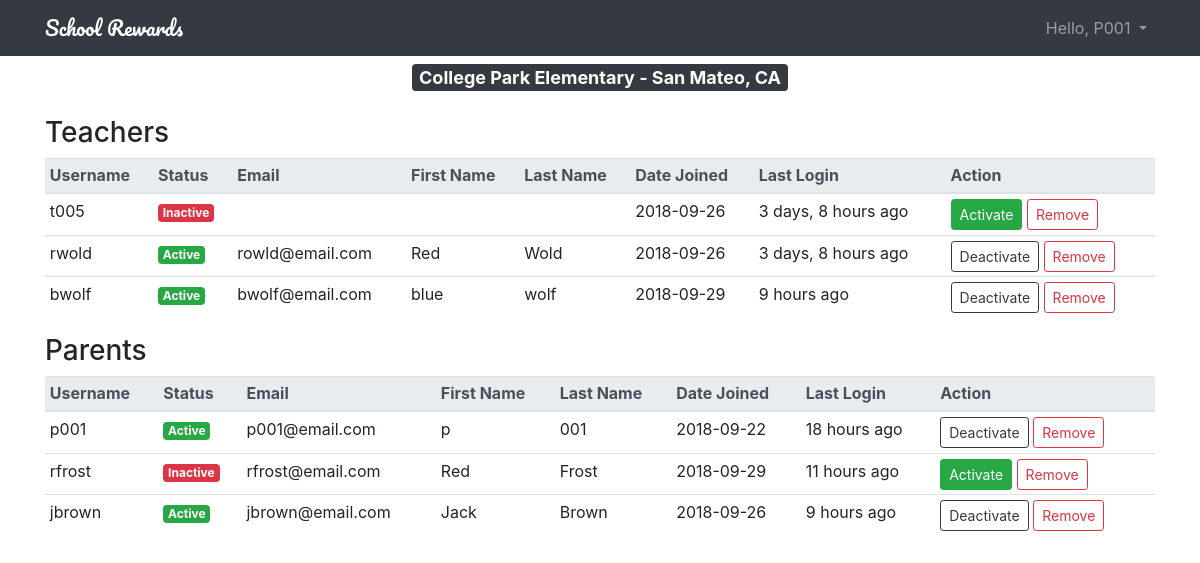
The page /settings/school/ (signed in) on the database its author committed.
### rewards/models.py (models this page shows, shortened)
class User(AbstractUser):
    is_parent = models.BooleanField(default=False)
    is_teacher = models.BooleanField(default=False)

class School(models.Model):
    name = models.CharField(max_length=64)
    street_address = models.CharField(max_length=100)
    city = models.CharField(max_length=64)
    state = models.CharField(max_length=25)
    zip_code = models.CharField(max_length=32)
    created_at = models.DateTimeField(auto_now_add=True)
    updated_at = models.DateTimeField(null=True)
    created_by = models.ForeignKey(User, related_name='schools', on_delete=models.CASCADE, null=True)
    updated_by = models.ForeignKey(User, related_name='+', on_delete=models.CASCADE, null=True)
    def __str__(self):
        return "%s - %s, %s" % (self.name, self.city, self.state)

class Teacher(models.Model):
    user = models.OneToOneField(User, related_name='teacher', on_delete=models.CASCADE, primary_key=True)
    school = models.ForeignKey(School, related_name='p_school', on_delete=models.CASCADE, null=True)
    is_school_admin = models.BooleanField(default=False)  # to indicate if teacher is school admin

class Parent(models.Model):
    user = models.OneToOneField(User, related_name='parent', on_delete=models.CASCADE, primary_key=True)
    school = models.ForeignKey(School, related_name='t_school', on_delete=models.CASCADE, null=True)

### accounts/views.py (the view)
# urls.py: path('settings/school/', accounts_views.my_school_view, name='my_school'),
@login_required
def my_school_view(request):
    try:
        if request.user.is_parent:
            school = request.user.parent.school
        else:
            school = request.user.teacher.school
    except ObjectDoesNotExist:
        school = None  # TODO: Admin should see tasks for all schools
    teachers = Teacher.objects.filter(school=school).filter(is_school_admin=False).order_by('user__last_login')
    parents = Parent.objects.filter(school=school).order_by('user__last_login')
    page = request.GET.get('page', 1)
    paginator = Paginator(teachers, 10)
    try:
        teachers = paginator.page(page)
    except PageNotAnInteger:
        teachers = paginator.page(1)
    except EmptyPage:
        teachers = paginator.page(paginator.num_pages)
    return render(request, 'my_school.html', {"school": school, "teachers": teachers,
                                              "parents": parents
                                              })
    pass

### templates/my_school.html (shortened to what this page needs)
{% extends 'base.html' %}
{% load humanize %}
{% block school %}
    {{school}}
{% endblock %}
{% block users %}
<h3 class="my-2">Teachers</h3>
    <table class="table table-hover table-sm bg-white">
        <thead class="thead thead-light">
        <tr>
            <th>Username</th>
            <th>Status</th>
            <th>Email</th>
            <th>First Name</th>
            <th>Last Name</th>
            <th>Date Joined</th>
            <th>Last Login</th>
            <th>Action</th>
        </tr>
        </thead>
        <tbody>
        {% for teacher in teachers %}
        <tr>
                <td>{{ teacher.user.username }}</td>
                <td>
                    {% if teacher.user.is_active %}
                        <span class="badge badge-success">Active</span>
                    {% else %}
                        <span class="badge badge-danger">Inactive</span>
                    {% endif %}
                </td>
                <td>{{ teacher.user.email }}</td>
                <td>{{ teacher.user.first_name }}</td>
                <td>{{ teacher.user.last_name }}</td>
                <td>{{ teacher.user.date_joined | date:'Y-m-d' }}</td>
                <td>{{ teacher.user.last_login | naturaltime }}</td>
                <td>
                    {% if teacher.user.is_active %}
                    <a href="{% url 'deactivate_user' teacher.user.pk %}" class="btn btn-outline-dark btn-sm" role="button">
                    Deactivate
                    </a>
                    <a href="{% url 'remove_user' teacher.user.pk %}" class="btn btn-outline-danger btn-sm" role="button" aria-pressed="true">
                    Remove
                    </a>
                    {% else %}
                    <a href="{% url 'activate_user' teacher.user.pk %}" class="btn btn-success btn-sm" role="button" aria-pressed="true">
                    Activate
                    </a>
                    <a href="{% url 'remove_user' teacher.user.pk %}" class="btn btn-outline-danger btn-sm" role="button" aria-pressed="true">
                    Remove
                    </a>
                    {% endif %}
                </td>
        </tr>
        {% endfor %}
        </tbody>
    </table>
<h3 class="my-2">Parents</h3>
    <table class="table table-hover table-sm bg-white">
    <thead class="thead thead-light">
        <tr>
            <th>Username</th>
            <th>Status</th>
            <th>Email</th>
            <th>First Name</th>
            <th>Last Name</th>
            <th>Date Joined</th>
            <th>Last Login</th>
            <th>Action</th>
        </tr>
        </thead>
        <tbody>
        {% for parent in parents %}
        <tr>
                <td>{{ parent.user.username }}</td>
                <td>
                    {% if parent.user.is_active %}
                        <span class="badge badge-success">Active</span>
                    {% else %}
                        <span class="badge badge-danger">Inactive</span>
                    {% endif %}
                </td>
                <td>{{ parent.user.email }}</td>
                <td>{{ parent.user.first_name }}</td>
                <td>{{ parent.user.last_name }}</td>
                <td>{{ parent.user.date_joined| date:'Y-m-d' }}</td>
                <td>{{ parent.user.last_login | naturaltime }}</td>
                <td>
                    {% if parent.user.is_active %}
                    <a href="{% url 'deactivate_user' parent.user.pk %}" class="btn btn-outline-dark btn-sm" role="button">
                    Deactivate
                    </a>
                    <a href="{% url 'remove_user' parent.user.pk %}" class="btn btn-outline-danger btn-sm" role="button" aria-pressed="true">
                    Remove
                    </a>
                    {% else %}
                    <a href="{% url 'activate_user' parent.user.pk %}" class="btn btn-success btn-sm" role="button" aria-pressed="true">
                    Activate
                    </a>
                    <a href="{% url 'remove_user' parent.user.pk %}" class="btn btn-outline-danger btn-sm" role="button" aria-pressed="true">
                    Remove
                    </a>
                    {% endif %}
                </td>
        </tr>
        {% endfor %}
        </tbody>
    </table>
{% endblock %}

### templates/base.html (shortened to what this page needs)
{% load static %}<!DOCTYPE html>
<html>
<head>
    <link rel="stylesheet" href="{% static 'css/bootstrap.min.css' %}">
    <link rel="stylesheet" href="{% static 'css/app.css' %}">
</head>
<body>
{% block body %}
<nav class="navbar navbar-expand-sm navbar-dark bg-dark">
  <div class="container">
    <a class="navbar-brand" href="{% url 'tasks' %}">School Rewards</a>
    <div class="collapse navbar-collapse" id="mainMenu">
      {% if user.is_authenticated %}
        <ul class="navbar-nav ml-auto">
          <li class="nav-item dropdown">
            <a class="nav-link dropdown-toggle" href="#" id="userMenu" data-toggle="dropdown" aria-haspopup="true" aria-expanded="false">
              Hello, {{ user.username|title }}
            </a>
          </li>
        </ul>
      {% else %}
        <form class="form-inline ml-auto">
          <a href="{% url 'login' %}" class="btn btn-outline-secondary">Log in</a>
          <a href="{% url 'signup' %}" class="btn btn-primary ml-2">Sign up</a>
        </form>
      {% endif %}
    </div>
  </div>
</nav>
<div class="container">
    {% if school %}
    <h4 class="text-center">
        <a class="badge badge-dark my-2" data-toggle="collapse" href="#collapseCharts"
                aria-expanded="true" aria-controls="collapseCharts">
            {% block school %}{% endblock %}
        </a>
    </h4>
    {% endif %}
    <div class="collapse show" id="collapseCharts">
        <div class="row">
            <div class="col-4">
            </div>
            <div class="col-4">
            </div>
            <div class="col-4">
            </div>
	    </div>
    </div>
    {% block users %}
    {% endblock %}
</div>
{% endblock %}
</body>
</html>

### static/css/app.css (style rules this page uses)
.navbar-brand { font-family: 'Pacifico', cursive; }

### rows shown on the page
User: username "P001"
School: name+city+state "College Park Elementary - San Mateo, CA"
Teacher: user.username "t005", shows "Inactive", user.date_joined "2018-09-26", user.last_login "3 days, 8 hours ago", shows "Activate"
Teacher: user.username "rwold", shows "Active", user.email "rowld@email.com", user.first_name "Red", user.last_name "Wold", user.date_joined "2018-09-26", user.last_login "3 days, 8 hours ago", shows "Deactivate"
Teacher: user.username "bwolf", shows "Active", user.email "bwolf@email.com", user.first_name "blue", user.last_name "wolf", user.date_joined "2018-09-29", user.last_login "9 hours ago", shows "Deactivate"
Parent: user.username "p001", shows "Active", user.email "p001@email.com", user.first_name "p", user.last_name "001", user.date_joined "2018-09-22", user.last_login "18 hours ago", shows "Deactivate"
Parent: user.username "rfrost", shows "Inactive", user.email "rfrost@email.com", user.first_name "Red", user.last_name "Frost", user.date_joined "2018-09-29", user.last_login "11 hours ago", shows "Activate"
Parent: user.username "jbrown", shows "Active", user.email "jbrown@email.com", user.first_name "Jack", user.last_name "Brown", user.date_joined "2018-09-26", user.last_login "9 hours ago", shows "Deactivate"
